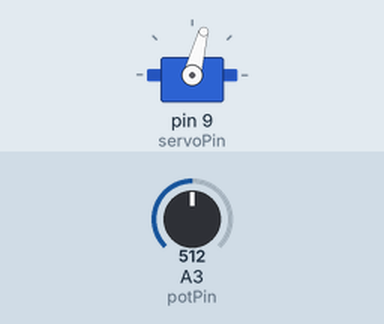
Simulated run of this sketch. Board: Arduino Uno, built with avr-gcc and run on an emulated ATmega328P. On the bench: servo. The inputs (shaded band) are chosen by the test bench; at power-on: A3 (potPin) = 512.

Above: at 1.2 s.
1.3 s: A3 (potPin) set to 716
At 2.5 s:
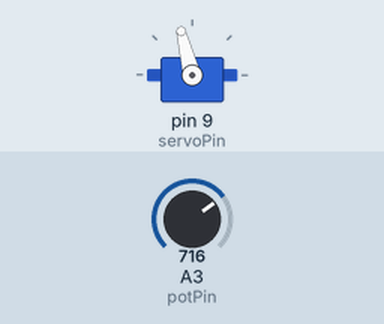
2.8 s: A3 (potPin) set to 900
At 3.7 s:
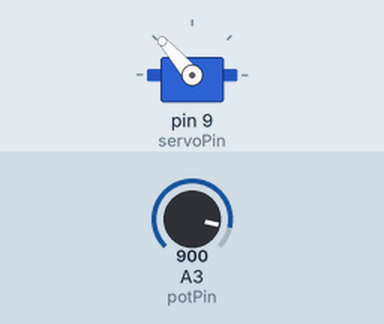
4.3 s: A3 (potPin) set to 1023
At 4.8 s:
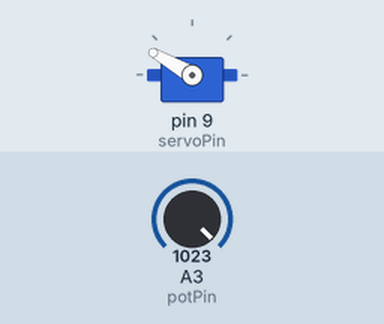
5.8 s: A3 (potPin) set to 306
At 7.0 s:
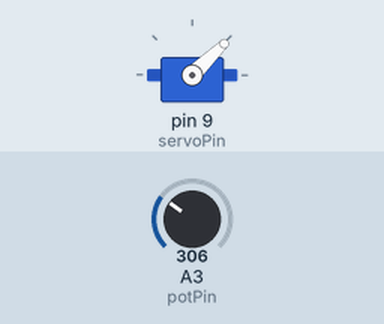
7.3 s: A3 (potPin) set to 122
At 8.3 s:
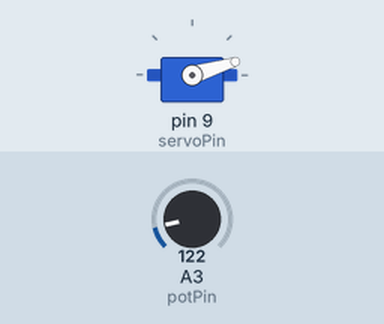
Timing chart, 0 to 9.8 s (numbered marks = the images above; inputs shaded):
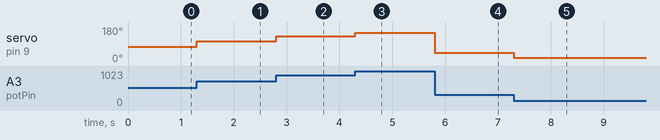

The sketch:

Servo.ino
```cpp
#include <Servo.h>
int servoPin = 9;
int servoPos ;
Servo myServo;
int potVal;
int potPin = A3;

void setup() {
  // put your setup code here, to run once:
  Serial.begin(9600);
  myServo.attach(servoPin);
  pinMode(potPin,INPUT);
}

void loop() {
  // put your main code here, to run repeatedly:
  potVal = analogRead(potPin);
  servoPos = (150./1023.)*potVal;
  myServo.write(servoPos);
}
```

Measured:
- after the input at 1.3 s, servo on pin 9 (servoPin): 75° → 104° at once
- after the input at 2.8 s, servo on pin 9 (servoPin): 104° → 131° at once
- after the input at 4.3 s, servo on pin 9 (servoPin): 131° → 150° at once
- after the input at 5.8 s, servo on pin 9 (servoPin): 150° → 44° at once
- after the input at 7.3 s, servo on pin 9 (servoPin): 44° → 17° at once
